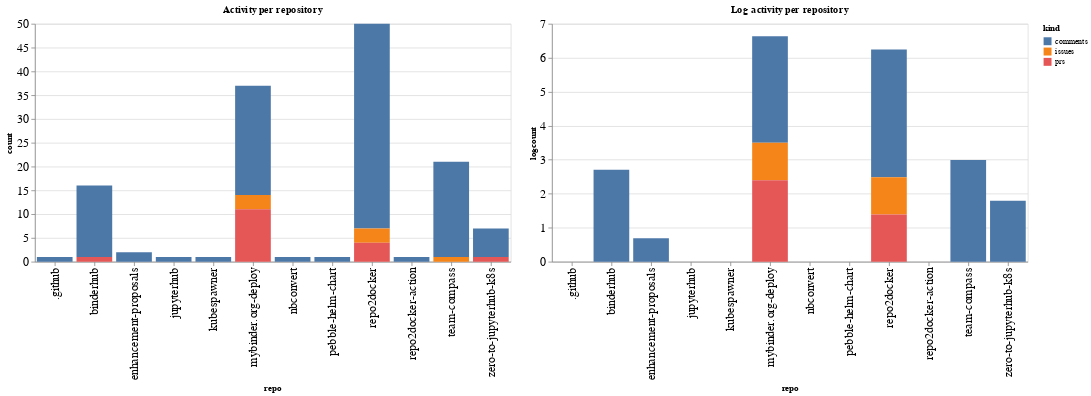

The code cell stored with this chart in its notebook:
### Code cell
ch1 = alt.Chart(repo_summaries, width=600, title="Activity per repository").mark_bar().encode(
    x='repo',
    y='count',
    color='kind',
    tooltip="kind"
)

ch2 = alt.Chart(repo_summaries, width=600, title="Log activity per repository").mark_bar().encode(
    x='repo',
    y='logcount',
    color='kind',
    tooltip="kind"
)

ch1 | ch2

### Figure 1 — Vega-Lite specification as saved in the notebook (floating-point values rounded to 4 significant figures)
{"config": {"axisLeft": {"labelFontSize": 15}, "axisBottom": {"labelFontSize": 15}}, "hconcat": [{"mark": "bar", "encoding": {"color": {"type": "nominal", "field": "kind"}, "tooltip": {"type": "nominal", "field": "kind"}, "x": {"type": "nominal", "field": "repo"}, "y": {"type": "quantitative", "field": "count"}}, "title": "Activity per repository", "width": 600}, {"mark": "bar", "encoding": {"color": {"type": "nominal", "field": "kind"}, "tooltip": {"type": "nominal", "field": "kind"}, "x": {"type": "nominal", "field": "repo"}, "y": {"type": "quantitative", "field": "logcount"}}, "title": "Log activity per repository", "width": 600}], "data": {"name": "data-33e0f5e3223887a812f7777821e394ee"}, "$schema": "https://vega.github.io/schema/vega-lite/v4.8.1.json", "datasets": {"data-33e0f5e3223887a812f7777821e394ee": [{"repo": ".github", "kind": "comments", "count": 1, "logcount": 0.0}, {"repo": "binderhub", "kind": "comments", "count": 15, "logcount": 2.708}, {"repo": "binderhub", "kind": "prs", "count": 1, "logcount": 0.0}, {"repo": "enhancement-proposals", "kind": "comments", "count": 2, "logcount": 0.6931}, {"repo": "jupyterhub", "kind": "comments", "count": 1, "logcount": 0.0}, {"repo": "kubespawner", "kind": "comments", "count": 1, "logcount": 0.0}, {"repo": "mybinder.org-deploy", "kind": "comments", "count": 23, "logcount": 3.135}, {"repo": "mybinder.org-deploy", "kind": "issues", "count": 3, "logcount": 1.099}, {"repo": "mybinder.org-deploy", "kind": "prs", "count": 11, "logcount": 2.398}, {"repo": "nbconvert", "kind": "comments", "count": 1, "logcount": 0.0}, {"repo": "pebble-helm-chart", "kind": "comments", "count": 1, "logcount": 0.0}, {"repo": "repo2docker", "kind": "comments", "count": 43, "logcount": 3.761}, {"repo": "repo2docker", "kind": "issues", "count": 3, "logcount": 1.099}, {"repo": "repo2docker", "kind": "prs", "count": 4, "logcount": 1.386}, {"repo": "repo2docker-action", "kind": "comments", "count": 1, "logcount": 0.0}, {"repo": "team-compass", "kind": "comments", "count": 20, "logcount": 2.996}, {"repo": "team-compass", "kind": "issues", "count": 1, "logcount": 0.0}, {"repo": "zero-to-jupyterhub-k8s", "kind": "comments", "count": 6, "logcount": 1.792}, {"repo": "zero-to-jupyterhub-k8s", "kind": "prs", "count": 1, "logcount": 0.0}]}}
